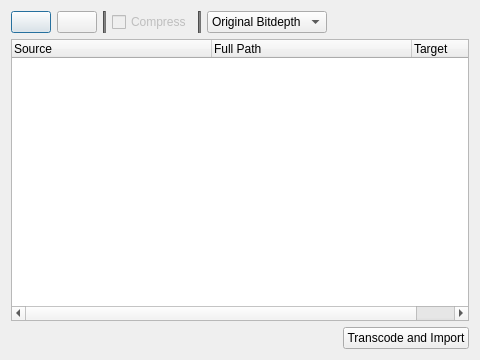
<?xml version="1.0" encoding="UTF-8"?>
<ui version="4.0">
 <class>TranscodeDialog</class>
 <widget class="QDialog" name="TranscodeDialog">
  <property name="geometry">
   <rect>
    <x>0</x>
    <y>0</y>
    <width>480</width>
    <height>360</height>
   </rect>
  </property>
  <property name="windowTitle">
   <string>Transcode and Import RAW2MLV</string>
  </property>
  <layout class="QGridLayout" name="gridLayout">
   <item row="0" column="0">
    <layout class="QHBoxLayout" name="horizontalLayout">
     <item>
      <widget class="QPushButton" name="pushButtonAddPics">
       <property name="toolTip">
        <string>Add Picture(s)</string>
       </property>
       <property name="text">
        <string/>
       </property>
       <property name="icon">
        <iconset resource="ressources.qrc">
         <normaloff>:/RetinaIMG/RetinaIMG/Images-icon.png</normaloff>:/RetinaIMG/RetinaIMG/Images-icon.png</iconset>
       </property>
       <property name="iconSize">
        <size>
         <width>24</width>
         <height>24</height>
        </size>
       </property>
      </widget>
     </item>
     <item>
      <widget class="QPushButton" name="pushButtonAddSequence">
       <property name="toolTip">
        <string>Add Sequence Folder</string>
       </property>
       <property name="text">
        <string/>
       </property>
       <property name="icon">
        <iconset resource="ressources.qrc">
         <normaloff>:/RetinaIMG/RetinaIMG/Pic-Folder-Open-icon.png</normaloff>:/RetinaIMG/RetinaIMG/Pic-Folder-Open-icon.png</iconset>
       </property>
       <property name="iconSize">
        <size>
         <width>24</width>
         <height>24</height>
        </size>
       </property>
      </widget>
     </item>
     <item>
      <widget class="Line" name="line">
       <property name="styleSheet">
        <string notr="true">background-color: rgb(115, 115, 115);</string>
       </property>
       <property name="orientation">
        <enum>Qt::Vertical</enum>
       </property>
      </widget>
     </item>
     <item>
      <widget class="QCheckBox" name="checkBoxCompress">
       <property name="enabled">
        <bool>false</bool>
       </property>
       <property name="toolTip">
        <string>Lossless Compression</string>
       </property>
       <property name="text">
        <string>Compress</string>
       </property>
      </widget>
     </item>
     <item>
      <widget class="Line" name="line_2">
       <property name="styleSheet">
        <string notr="true">background-color: rgb(115, 115, 115);</string>
       </property>
       <property name="orientation">
        <enum>Qt::Vertical</enum>
       </property>
      </widget>
     </item>
     <item>
      <widget class="QComboBox" name="comboBoxBitDepth">
       <property name="maximumSize">
        <size>
         <width>16777215</width>
         <height>16777215</height>
        </size>
       </property>
       <property name="currentText">
        <string>Original Bitdepth</string>
       </property>
       <item>
        <property name="text">
         <string>Original Bitdepth</string>
        </property>
       </item>
       <item>
        <property name="text">
         <string>10 bit</string>
        </property>
       </item>
       <item>
        <property name="text">
         <string>12 bit</string>
        </property>
       </item>
       <item>
        <property name="text">
         <string>14 bit</string>
        </property>
       </item>
       <item>
        <property name="text">
         <string>16 bit</string>
        </property>
       </item>
      </widget>
     </item>
     <item>
      <spacer name="horizontalSpacer">
       <property name="orientation">
        <enum>Qt::Horizontal</enum>
       </property>
       <property name="sizeHint" stdset="0">
        <size>
         <width>40</width>
         <height>20</height>
        </size>
       </property>
      </spacer>
     </item>
    </layout>
   </item>
   <item row="1" column="0">
    <widget class="QTreeWidget" name="treeWidget">
     <attribute name="headerDefaultSectionSize">
      <number>200</number>
     </attribute>
     <column>
      <property name="text">
       <string>Source</string>
      </property>
     </column>
     <column>
      <property name="text">
       <string>Full Path</string>
      </property>
     </column>
     <column>
      <property name="text">
       <string>Target</string>
      </property>
     </column>
    </widget>
   </item>
   <item row="2" column="0">
    <layout class="QHBoxLayout" name="horizontalLayout_2">
     <item>
      <spacer name="horizontalSpacer_2">
       <property name="orientation">
        <enum>Qt::Horizontal</enum>
       </property>
       <property name="sizeHint" stdset="0">
        <size>
         <width>40</width>
         <height>20</height>
        </size>
       </property>
      </spacer>
     </item>
     <item>
      <widget class="QPushButton" name="pushButtonTranscode">
       <property name="text">
        <string>Transcode and Import</string>
       </property>
      </widget>
     </item>
    </layout>
   </item>
  </layout>
 </widget>
 <tabstops>
  <tabstop>pushButtonAddPics</tabstop>
  <tabstop>pushButtonAddSequence</tabstop>
  <tabstop>treeWidget</tabstop>
  <tabstop>pushButtonTranscode</tabstop>
 </tabstops>
 <resources>
  <include location="ressources.qrc"/>
 </resources>
 <connections/>
</ui>
